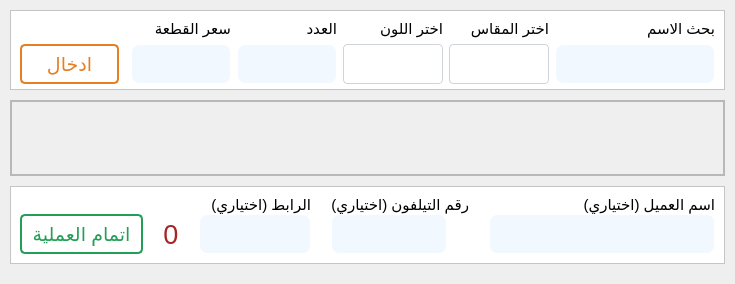
                <widget class="QWidget" name="page_3">
                 <layout class="QVBoxLayout" name="verticalLayout_5">
                  <property name="spacing">
                   <number>10</number>
                  </property>
                  <property name="leftMargin">
                   <number>10</number>
                  </property>
                  <property name="topMargin">
                   <number>10</number>
                  </property>
                  <property name="rightMargin">
                   <number>10</number>
                  </property>
                  <property name="bottomMargin">
                   <number>20</number>
                  </property>
                  <item>
                   <widget class="QFrame" name="frame_9">
                    <property name="maximumSize">
                     <size>
                      <width>16777215</width>
                      <height>80</height>
                     </size>
                    </property>
                    <property name="styleSheet">
                     <string notr="true">background-color: rgb(255, 255, 255);
color: rgb(0, 0, 0);</string>
                    </property>
                    <property name="frameShape">
                     <enum>QFrame::StyledPanel</enum>
                    </property>
                    <property name="frameShadow">
                     <enum>QFrame::Raised</enum>
                    </property>
                    <layout class="QGridLayout" name="gridLayout_3">
                     <item row="1" column="5">
                      <widget class="QComboBox" name="color_sell">
                       <property name="minimumSize">
                        <size>
                         <width>100</width>
                         <height>40</height>
                        </size>
                       </property>
                       <property name="maximumSize">
                        <size>
                         <width>200</width>
                         <height>16777215</height>
                        </size>
                       </property>
                       <property name="font">
                        <font>
                         <pointsize>11</pointsize>
                        </font>
                       </property>
                       <property name="cursor">
                        <cursorShape>PointingHandCursor</cursorShape>
                       </property>
                       <property name="styleSheet">
                        <string notr="true">QComboBox{
	border: 1px solid #ced4da;
	border-radius:4px;
	padding-left:10px;
}
QComboBox::drop-down{
	border:0px;
}
QComboBox::down-arrow {
	image: url(:/image/down.png);
	width:12;
	height12;
	margin-right:15px;
}

QComboBox:on{
	border: 4px solid #c2dbfe;
}
QComboBox QListView{
	font-size:12;
	border:1px solid rgba(0,0,0,10%);
	padding :5px;
	background-color:#ffffff;
	outline:0px;
}
QComboBox QListView::item{
	padding-left :10px;
	background-color:#ffffff;
	
}
QComboBox QListView::item:hover{
	background-color:#1e90ff;
}
QComboBox QListView::item:selected{
	background-color:#1e90ff;
}</string>
                       </property>
                      </widget>
                     </item>
                     <item row="1" column="6">
                      <widget class="QLineEdit" name="procut_sell">
                       <property name="minimumSize">
                        <size>
                         <width>0</width>
                         <height>40</height>
                        </size>
                       </property>
                       <property name="maximumSize">
                        <size>
                         <width>400</width>
                         <height>16777215</height>
                        </size>
                       </property>
                       <property name="font">
                        <font>
                         <pointsize>12</pointsize>
                        </font>
                       </property>
                       <property name="layoutDirection">
                        <enum>Qt::LeftToRight</enum>
                       </property>
                       <property name="styleSheet">
                        <string notr="true">QLineEdit{
border:2px solid transparent;
border-radius: 8px;
padding: 0px 8px;
background-color: rgb(242, 248, 255);
}
QLineEdit::hover{

	border: 2px solid rgb(103, 222, 255);
}
QLineEdit::focus{
	border: 2px solid rgb(103, 222, 255);
}</string>
                       </property>
                       <property name="alignment">
                        <set>Qt::AlignRight|Qt::AlignTrailing|Qt::AlignVCenter</set>
                       </property>
                       <property name="placeholderText">
                        <string/>
                       </property>
                      </widget>
                     </item>
                     <item row="1" column="3">
                      <widget class="QLineEdit" name="num_sell">
                       <property name="minimumSize">
                        <size>
                         <width>0</width>
                         <height>40</height>
                        </size>
                       </property>
                       <property name="maximumSize">
                        <size>
                         <width>100</width>
                         <height>16777215</height>
                        </size>
                       </property>
                       <property name="font">
                        <font>
                         <pointsize>11</pointsize>
                        </font>
                       </property>
                       <property name="styleSheet">
                        <string notr="true">QLineEdit{
border:2px solid transparent;
border-radius: 8px;
padding: 0px 8px;
background-color: rgb(242, 248, 255);
}
QLineEdit::hover{

	border: 2px solid rgb(103, 222, 255);
}
QLineEdit::focus{
	border: 2px solid rgb(103, 222, 255);
}</string>
                       </property>
                       <property name="text">
                        <string/>
                       </property>
                       <property name="alignment">
                        <set>Qt::AlignCenter</set>
                       </property>
                      </widget>
                     </item>
                     <item row="1" column="0">
                      <widget class="QPushButton" name="addToCart">
                       <property name="minimumSize">
                        <size>
                         <width>99</width>
                         <height>40</height>
                        </size>
                       </property>
                       <property name="maximumSize">
                        <size>
                         <width>200</width>
                         <height>16777215</height>
                        </size>
                       </property>
                       <property name="font">
                        <font>
                         <pointsize>14</pointsize>
                        </font>
                       </property>
                       <property name="cursor">
                        <cursorShape>PointingHandCursor</cursorShape>
                       </property>
                       <property name="styleSheet">
                        <string notr="true">QPushButton
{
	border:0px;
	color: rgb(230, 126, 34);
	border: 2px solid  rgb(230, 126, 34);
	border-radius:5px
}
QPushButton:hover
{
	border:0px;
	background-color:rgb(230, 126, 34);
	
	color: #fff;
}</string>
                       </property>
                       <property name="text">
                        <string>ادخال</string>
                       </property>
                      </widget>
                     </item>
                     <item row="0" column="4">
                      <widget class="QLabel" name="label_4">
                       <property name="font">
                        <font>
                         <pointsize>11</pointsize>
                        </font>
                       </property>
                       <property name="text">
                        <string>اختر اللون</string>
                       </property>
                      </widget>
                     </item>
                     <item row="1" column="4">
                      <widget class="QComboBox" name="size_sell">
                       <property name="minimumSize">
                        <size>
                         <width>100</width>
                         <height>40</height>
                        </size>
                       </property>
                       <property name="maximumSize">
                        <size>
                         <width>200</width>
                         <height>16777215</height>
                        </size>
                       </property>
                       <property name="font">
                        <font>
                         <pointsize>11</pointsize>
                        </font>
                       </property>
                       <property name="cursor">
                        <cursorShape>PointingHandCursor</cursorShape>
                       </property>
                       <property name="styleSheet">
                        <string notr="true">QComboBox{
	border: 1px solid #ced4da;
	border-radius:4px;
	padding-left:10px;
}
QComboBox::drop-down{
	border:0px;
}
QComboBox::down-arrow {
	image: url(:/image/down.png);
	width:12;
	height12;
	margin-right:15px;
}

QComboBox:on{
	border: 4px solid #c2dbfe;
}
QComboBox QListView{
	font-size:12;
	border:1px solid rgba(0,0,0,10%);
	padding :5px;
	background-color:#ffffff;
	outline:0px;
}
QComboBox QListView::item{
	padding-left :10px;
	background-color:#ffffff;
	
}
QComboBox QListView::item:hover{
	background-color:#1e90ff;
}
QComboBox QListView::item:selected{
	background-color:#1e90ff;
}</string>
                       </property>
                      </widget>
                     </item>
                     <item row="0" column="6">
                      <widget class="QLabel" name="label_10">
                       <property name="maximumSize">
                        <size>
                         <width>16777215</width>
                         <height>25</height>
                        </size>
                       </property>
                       <property name="font">
                        <font>
                         <pointsize>11</pointsize>
                        </font>
                       </property>
                       <property name="text">
                        <string>بحث الاسم</string>
                       </property>
                      </widget>
                     </item>
                     <item row="0" column="5">
                      <widget class="QLabel" name="label_3">
                       <property name="font">
                        <font>
                         <pointsize>11</pointsize>
                        </font>
                       </property>
                       <property name="text">
                        <string>اختر المقاس</string>
                       </property>
                      </widget>
                     </item>
                     <item row="1" column="2">
                      <widget class="QLineEdit" name="price_sell">
                       <property name="minimumSize">
                        <size>
                         <width>0</width>
                         <height>40</height>
                        </size>
                       </property>
                       <property name="maximumSize">
                        <size>
                         <width>100</width>
                         <height>16777215</height>
                        </size>
                       </property>
                       <property name="font">
                        <font>
                         <pointsize>11</pointsize>
                        </font>
                       </property>
                       <property name="styleSheet">
                        <string notr="true">QLineEdit{
border:2px solid transparent;
border-radius: 8px;
padding: 0px 8px;
background-color: rgb(242, 248, 255);
}
QLineEdit::hover{

	border: 2px solid rgb(103, 222, 255);
}
QLineEdit::focus{
	border: 2px solid rgb(103, 222, 255);
}</string>
                       </property>
                       <property name="alignment">
                        <set>Qt::AlignCenter</set>
                       </property>
                      </widget>
                     </item>
                     <item row="0" column="2">
                      <widget class="QLabel" name="label_9">
                       <property name="font">
                        <font>
                         <pointsize>11</pointsize>
                        </font>
                       </property>
                       <property name="text">
                        <string>سعر القطعة</string>
                       </property>
                      </widget>
                     </item>
                     <item row="0" column="3">
                      <widget class="QLabel" name="label_5">
                       <property name="font">
                        <font>
                         <pointsize>11</pointsize>
                        </font>
                       </property>
                       <property name="text">
                        <string>العدد</string>
                       </property>
                      </widget>
                     </item>
                     <item row="1" column="1">
                      <widget class="QFrame" name="frame_12">
                       <property name="frameShape">
                        <enum>QFrame::StyledPanel</enum>
                       </property>
                       <property name="frameShadow">
                        <enum>QFrame::Raised</enum>
                       </property>
                      </widget>
                     </item>
                    </layout>
                   </widget>
                  </item>
                  <item>
                   <widget class="QFrame" name="frame_10">
                    <property name="frameShape">
                     <enum>QFrame::StyledPanel</enum>
                    </property>
                    <property name="frameShadow">
                     <enum>QFrame::Raised</enum>
                    </property>
                    <layout class="QVBoxLayout" name="verticalLayout_6">
                     <property name="spacing">
                      <number>0</number>
                     </property>
                     <property name="leftMargin">
                      <number>0</number>
                     </property>
                     <property name="topMargin">
                      <number>0</number>
                     </property>
                     <property name="rightMargin">
                      <number>0</number>
                     </property>
                     <property name="bottomMargin">
                      <number>0</number>
                     </property>
                     <item>
                      <widget class="QScrollArea" name="scrollArea">
                       <property name="styleSheet">
                        <string notr="true">QScrollBar:vertical{
	border: none;
	background-color: rgb(181, 196, 232);
	width: 14px;	
	margin: 15px 0px 15px 0px;
	border-radius:0px;
}
QScrollBar::handle:vertical{
	background-color: rgb(145, 145, 145);
	min-height:30px;
	border-radius:7px;
}
QScrollBar::handle:vertical:hover{
	background-color: rgb(99, 99, 99);
}
QScrollBar::handle:vertical:pressed{
	background-color: rgb(0, 0, 0);
}
QScrollBar::sub-line:vertical{
	border:none;
	background-color: rgb(194, 194, 194);
	height:14px;
	border-top-left-radius: 6px;
	border-top-right-radius: 6px;
	subcontrol-position:top;
	subcontrol-origin:margin;
}
QScrollBar::sub-line:vertical:hover{
background-color: rgb(134, 134, 134);
}
QScrollBar::sub-line:vertical:pressed{
	background-color: rgb(1, 13, 89);
}
QScrollBar::add-line:vertical{

	border:none;
	background-color: rgb(194, 194, 194);
	height:14px;
	border-bottom-left-radius: 6px;
	border-bottom-right-radius: 6px;
	subcontrol-position:bottom;
	subcontrol-origin:margin;
}

QScrollBar::add-line:vertical:hover{
background-color: rgb(134, 134, 134);
}
QScrollBar::add-line:vertical:pressed{
	background-color: rgb(1, 13, 89);
}
QScrollBar::up-arrow::vertical, QScrollBar::down-arrow:vertical{
	border:none
}
QScrollBar::add-page::vertical, QScrollBar::sub-page:vertical{
	border:none
}
</string>
                       </property>
                       <property name="widgetResizable">
                        <bool>true</bool>
                       </property>
                       <widget class="QWidget" name="scrollAreaWidgetContents">
                        <property name="geometry">
                         <rect>
                          <x>0</x>
                          <y>0</y>
                          <width>1023</width>
                          <height>572</height>
                         </rect>
                        </property>
                        <layout class="QVBoxLayout" name="verticalLayout_12">
                         <property name="spacing">
                          <number>0</number>
                         </property>
                         <property name="leftMargin">
                          <number>0</number>
                         </property>
                         <property name="topMargin">
                          <number>0</number>
                         </property>
                         <property name="rightMargin">
                          <number>0</number>
                         </property>
                         <property name="bottomMargin">
                          <number>0</number>
                         </property>
                        </layout>
                       </widget>
                      </widget>
                     </item>
                    </layout>
                   </widget>
                  </item>
                  <item>
                   <widget class="QFrame" name="frame_11">
                    <property name="maximumSize">
                     <size>
                      <width>16777215</width>
                      <height>100</height>
                     </size>
                    </property>
                    <property name="styleSheet">
                     <string notr="true">background-color: rgb(255, 255, 255);
color: rgb(0, 0, 0);
</string>
                    </property>
                    <property name="frameShape">
                     <enum>QFrame::StyledPanel</enum>
                    </property>
                    <property name="frameShadow">
                     <enum>QFrame::Raised</enum>
                    </property>
                    <layout class="QGridLayout" name="gridLayout_2">
                     <property name="horizontalSpacing">
                      <number>20</number>
                     </property>
                     <property name="verticalSpacing">
                      <number>0</number>
                     </property>
                     <item row="0" column="2">
                      <widget class="QLabel" name="label_8">
                       <property name="font">
                        <font>
                         <pointsize>11</pointsize>
                        </font>
                       </property>
                       <property name="text">
                        <string>الرابط (اختياري)</string>
                       </property>
                      </widget>
                     </item>
                     <item row="0" column="3">
                      <widget class="QLabel" name="label_7">
                       <property name="font">
                        <font>
                         <pointsize>11</pointsize>
                        </font>
                       </property>
                       <property name="text">
                        <string>رقم التيلفون (اختياري)</string>
                       </property>
                      </widget>
                     </item>
                     <item row="1" column="3">
                      <widget class="QLineEdit" name="phone">
                       <property name="minimumSize">
                        <size>
                         <width>0</width>
                         <height>40</height>
                        </size>
                       </property>
                       <property name="maximumSize">
                        <size>
                         <width>116</width>
                         <height>16777215</height>
                        </size>
                       </property>
                       <property name="font">
                        <font>
                         <pointsize>11</pointsize>
                        </font>
                       </property>
                       <property name="styleSheet">
                        <string notr="true">QLineEdit{
border:2px solid transparent;
border-radius: 8px;
padding: 0px 8px;
background-color: rgb(242, 248, 255);
}
QLineEdit::hover{

	border: 2px solid rgb(103, 222, 255);
}
QLineEdit::focus{
	border: 2px solid rgb(103, 222, 255);
}</string>
                       </property>
                       <property name="alignment">
                        <set>Qt::AlignCenter</set>
                       </property>
                      </widget>
                     </item>
                     <item row="0" column="4">
                      <widget class="QLabel" name="label_6">
                       <property name="maximumSize">
                        <size>
                         <width>16777215</width>
                         <height>25</height>
                        </size>
                       </property>
                       <property name="font">
                        <font>
                         <pointsize>11</pointsize>
                        </font>
                       </property>
                       <property name="text">
                        <string>اسم العميل (اختياري)</string>
                       </property>
                      </widget>
                     </item>
                     <item row="1" column="2">
                      <widget class="QLineEdit" name="Link">
                       <property name="minimumSize">
                        <size>
                         <width>0</width>
                         <height>40</height>
                        </size>
                       </property>
                       <property name="maximumSize">
                        <size>
                         <width>112</width>
                         <height>16777215</height>
                        </size>
                       </property>
                       <property name="font">
                        <font>
                         <pointsize>11</pointsize>
                        </font>
                       </property>
                       <property name="styleSheet">
                        <string notr="true">QLineEdit{
border:2px solid transparent;
border-radius: 8px;
padding: 0px 8px;
background-color: rgb(242, 248, 255);
}
QLineEdit::hover{

	border: 2px solid rgb(103, 222, 255);
}
QLineEdit::focus{
	border: 2px solid rgb(103, 222, 255);
}</string>
                       </property>
                       <property name="alignment">
                        <set>Qt::AlignCenter</set>
                       </property>
                      </widget>
                     </item>
                     <item row="1" column="1">
                      <widget class="QLabel" name="final_price">
                       <property name="font">
                        <font>
                         <pointsize>20</pointsize>
                        </font>
                       </property>
                       <property name="cursor">
                        <cursorShape>CrossCursor</cursorShape>
                       </property>
                       <property name="styleSheet">
                        <string notr="true">color: rgb(168, 37, 37);</string>
                       </property>
                       <property name="text">
                        <string>0</string>
                       </property>
                       <property name="alignment">
                        <set>Qt::AlignCenter</set>
                       </property>
                      </widget>
                     </item>
                     <item row="1" column="4">
                      <widget class="QLineEdit" name="clientname">
                       <property name="minimumSize">
                        <size>
                         <width>0</width>
                         <height>40</height>
                        </size>
                       </property>
                       <property name="maximumSize">
                        <size>
                         <width>250</width>
                         <height>16777215</height>
                        </size>
                       </property>
                       <property name="font">
                        <font>
                         <pointsize>11</pointsize>
                        </font>
                       </property>
                       <property name="styleSheet">
                        <string notr="true">QLineEdit{
border:2px solid transparent;
border-radius: 8px;
padding: 0px 8px;
background-color: rgb(242, 248, 255);
}
QLineEdit::hover{

	border: 2px solid rgb(103, 222, 255);
}
QLineEdit::focus{
	border: 2px solid rgb(103, 222, 255);
}</string>
                       </property>
                       <property name="text">
                        <string/>
                       </property>
                       <property name="alignment">
                        <set>Qt::AlignRight|Qt::AlignTrailing|Qt::AlignVCenter</set>
                       </property>
                      </widget>
                     </item>
                     <item row="1" column="0">
                      <widget class="QPushButton" name="done_sell">
                       <property name="minimumSize">
                        <size>
                         <width>99</width>
                         <height>40</height>
                        </size>
                       </property>
                       <property name="maximumSize">
                        <size>
                         <width>200</width>
                         <height>16777215</height>
                        </size>
                       </property>
                       <property name="font">
                        <font>
                         <pointsize>14</pointsize>
                        </font>
                       </property>
                       <property name="cursor">
                        <cursorShape>PointingHandCursor</cursorShape>
                       </property>
                       <property name="styleSheet">
                        <string notr="true">QPushButton
{
	border:0px;
	color: rgb(35, 158, 86);
	border: 2px solid  rgb(35, 158, 86);
	border-radius:5px
}
QPushButton:hover
{
	border:0px;
	background-color: rgb(35, 158, 86);
	
	color: #fff;
}</string>
                       </property>
                       <property name="text">
                        <string>  اتمام العملية  </string>
                       </property>
                      </widget>
                     </item>
                    </layout>
                   </widget>
                  </item>
                 </layout>
                </widget>
